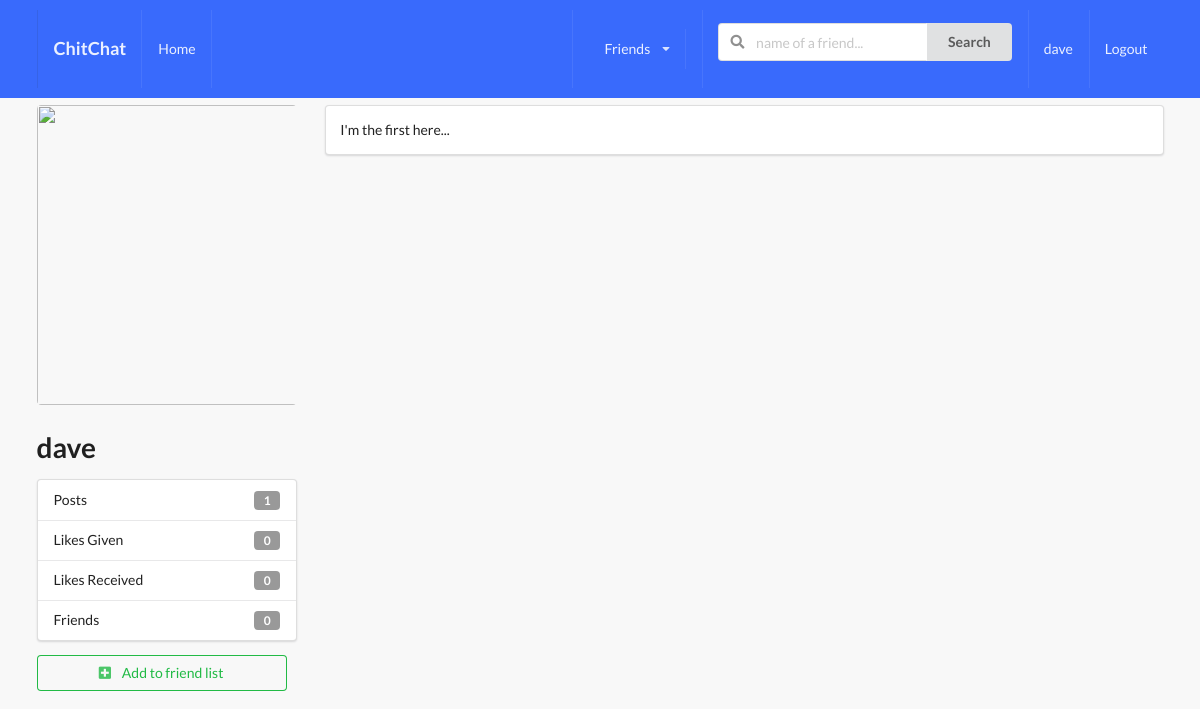
/profiles/dave/ (signed in), run on the app's committed database.
### profiles/models.py (models this page shows, shortened)
class Profile(models.Model):
    first_name = models.CharField(max_length=200, blank=True)
    last_name = models.CharField(max_length=200, blank=True)
    user = models.OneToOneField(User, on_delete=models.CASCADE)
    bio = models.TextField(default="no bio...", max_length=300, verbose_name='bio')
    DOB = models.DateField(verbose_name='Date of Birth', blank=True, null=True)
    email = models.EmailField(max_length=200, blank=True, verbose_name='email')
    address = models.CharField(max_length=300, blank=True, verbose_name='address')
    phone_number = models.CharField(max_length=15, blank=True, verbose_name='phone number')
    country = models.CharField(max_length=200, blank=True)
    avatar = CloudinaryField('avatar', blank=True,)
    friends = models.ManyToManyField(User, blank=True, related_name='friends')
    slug = models.SlugField(unique=True, blank=True)
    updated = models.DateTimeField(auto_now=True)
    created = models.DateTimeField(auto_now_add=True)
    objects = ProfileManager()
    def get_friends_number(self):
        return self.friends.all().count()
    def get_posts_no(self):
        return self.posts.all().count()
    def get_all_authors_posts(self):
        return self.posts.all()
    def get_likes_given_no(self):
        likes = self.like_set.all()
        total_liked = 0
        for item in likes:
            if item.value == 'Like':
                total_liked += 1
        return total_liked
    def get_likes_received(self):
        posts = self.posts.all()
        total_liked = 0
        for item in posts:
            total_liked += item.liked.all().count()
        return total_liked
    __initial_first_name = None
    __initial_last_name = None
    def __init__(self, *args, **kwargs):
        super().__init__(*args, **kwargs)
        self.__initial_first_name = self.first_name
        self.__initial_last_name = self.last_name

### posts/models.py (models this page shows, shortened)
class Post(models.Model):
    content = models.TextField()
    image = CloudinaryField('image', blank=True)
    liked = models.ManyToManyField(Profile, blank=True, related_name='likes')
    updated = models.DateTimeField(auto_now=True)
    created = models.DateTimeField(auto_now_add=True)
    author = models.ForeignKey(Profile, on_delete=models.CASCADE, related_name='posts')
    class Meta:
        ordering = ('-created',)

### profiles/views.py (the view)
# urls.py: path('<slug>/', ProfileDetailView.as_view(), name='profile_detail_view'),
class ProfileDetailView(DetailView):
    model = Profile
    template_name = 'profile/detail.html'
    def get_object(self, slug=None):
        slug = self.kwargs.get('slug')
        profile = Profile.objects.get(slug=slug)
        return profile
    def get_context_data(self, **kwargs):
        context = super().get_context_data(**kwargs)
        user = User.objects.get(username__iexact=self.request.user)
        profile = Profile.objects.get(user=user)
        rel_r = Relationship.objects.filter(sender=profile)  # relationship where user is the sender
        rel_s = Relationship.objects.filter(receiver=profile)  # relationship where user is the receiver
        rel_receiver = []
        rel_sender = []
        for item in rel_r:
            rel_receiver.append(item.receiver.user)
        for item in rel_s:
            rel_sender.append(item.receiver.user)
        context["rel_receiver"] = rel_receiver
        context["rel_sender"] = rel_sender
        context['posts'] = self.get_object().get_all_authors_posts()
        context['len_posts'] = True if len(self.get_object().get_all_authors_posts()) > 0 else False
        return context

### templates/profile/detail.html (shortened to what this page needs)
{% extends 'base.html' %}
{% block content %}
<div class="ui grid">
    <br>
    <div class="row">
        <div class="four wide column">
            <img class="ui medium rounded image" src={{object.avatar.url}}>
            <h1>{{object.user}}</h1>
            <div class="ui vertical fluid menu">
                <div class="item">
                    Posts
                    <div class="ui label">{{object.get_posts_no}}</div>
                </div>
                <div class="item">
                    Likes Given
                    <div class="ui label">{{object.get_likes_given_no}}</div>
                </div>
                <div class="item">
                    Likes Received
                    <div class="ui label">{{object.get_likes_received}}</div>
                </div>
                <div class="item">
                    Friends
                    <div class="ui label">{{object.get_friends_number}}</div>
                </div>
                </div>
                {% if object.user not in rel_receiver and object.user not in rel_sender %}
                    <form action="{% url 'profiles:send-invite'%}" method="POST">
                        <button class="ui positive basic button mb-7, w_big"><i class="plus square icon"></i> Add to friend list </button>
                    </form>
                    {% endif %}
        </div>
        <div class="twelve wide column">
            {% if len_posts %}
                {% for post in posts %}
                    <div class="segment ui fluid">
                        {{post.content}}
                    </div>
                {% endfor %}
            {% else %}
                <h1>No post of this user...</h1>
            {% endif %}
        </div>
    </div>
</div>
{% endblock content %}

### templates/profile/navbar.html (shortened to what this page needs)
<div class="ui inverted menu nav mb-7">
  <div class="ui container">
    <a href="{% url 'posts:main_post_view' %}" class="item">
        <h3>ChitChat</h3>
    </a>
    {% if request.user.is_authenticated %}
    <a href="{% url 'posts:main_post_view' %}" class="item">
        Home
    </a>
    {% endif %}
    <div class="right menu">
        {% if request.user.is_authenticated %}
        <div class="item">
            <div class="ui simple dropdown item teal"> Friends
                <i class="dropdown icon"></i>
             </div>
        </div>
             <div class="item">
              <form action="" method="GET">
                <div class="ui action left icon input">
                <input class="prompt" type="text" name='q' placeholder="name of a friend...">
                <button type='submit' class="ui button">Search</button>
                </div>
            </form>
            </div>
            <a href="{% url 'profiles:my_profile_view' %}" class="item">
                 {{ request.user }}
            </a>
            <a href="{% url 'logout' %}" class="ui item">
                Logout
            </a>
        {% else %}
        <a href="{% url 'login' %}" class="ui item">
                Login
            </a>
        {% endif %}
    </div>
  </div>
</div>

### static_project/style.css (style rules this page uses)
body { background-color: #f8f8f8 !important; }
.nav { border-radius:0px !important; padding: 10px 0 ; background-color: #396afc !important; }
.mb-7 { margin-bottom: 7px !important ; }
.w_big { width:250px !important; }

### data on the page
Profile: user "dave", get_posts_no "1", get_likes_given_no "0", get_likes_received "0", get_friends_number "0"
Post: content "I'm the first here..."

### other printed values
{{ request.user }} "dave"
